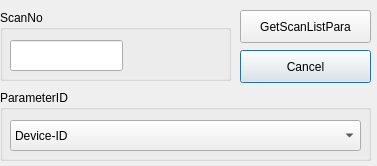
<ui version="4.0" >
 <class>GetScanListParaDlg</class>
 <widget class="QDialog" name="GetScanListParaDlg" >
  <property name="geometry" >
   <rect>
    <x>0</x>
    <y>0</y>
    <width>377</width>
    <height>166</height>
   </rect>
  </property>
  <property name="windowTitle" >
   <string>Dialog</string>
  </property>
  <widget class="QPushButton" name="cancelPushButton" >
   <property name="geometry" >
    <rect>
     <x>240</x>
     <y>50</y>
     <width>131</width>
     <height>33</height>
    </rect>
   </property>
   <property name="text" >
    <string>Cancel</string>
   </property>
  </widget>
  <widget class="QPushButton" name="getScanListParaPushButton" >
   <property name="geometry" >
    <rect>
     <x>240</x>
     <y>10</y>
     <width>131</width>
     <height>33</height>
    </rect>
   </property>
   <property name="text" >
    <string>GetScanListPara</string>
   </property>
  </widget>
  <widget class="QGroupBox" name="groupBox_2" >
   <property name="geometry" >
    <rect>
     <x>0</x>
     <y>90</y>
     <width>371</width>
     <height>71</height>
    </rect>
   </property>
   <property name="title" >
    <string>ParameterID</string>
   </property>
   <widget class="QComboBox" name="parameterIDComboBox" >
    <property name="geometry" >
     <rect>
      <x>10</x>
      <y>30</y>
      <width>351</width>
      <height>31</height>
     </rect>
    </property>
    <property name="currentIndex" >
     <number>0</number>
    </property>
    <item>
     <property name="text" >
      <string>Device-ID</string>
     </property>
    </item>
    <item>
     <property name="text" >
      <string>DeviceHnd</string>
     </property>
    </item>
    <item>
     <property name="text" >
      <string>FamilyName</string>
     </property>
    </item>
    <item>
     <property name="text" >
      <string>DeviceName</string>
     </property>
    </item>
    <item>
     <property name="text" >
      <string>Present</string>
     </property>
    </item>
   </widget>
  </widget>
  <widget class="QGroupBox" name="groupBox" >
   <property name="geometry" >
    <rect>
     <x>0</x>
     <y>10</y>
     <width>231</width>
     <height>71</height>
    </rect>
   </property>
   <property name="title" >
    <string>ScanNo</string>
   </property>
   <widget class="QLineEdit" name="scanlistIndexLineEdit" >
    <property name="geometry" >
     <rect>
      <x>10</x>
      <y>30</y>
      <width>113</width>
      <height>31</height>
     </rect>
    </property>
   </widget>
  </widget>
 </widget>
 <resources/>
 <connections>
  <connection>
   <sender>getScanListParaPushButton</sender>
   <signal>clicked()</signal>
   <receiver>GetScanListParaDlg</receiver>
   <slot>accept()</slot>
   <hints>
    <hint type="sourcelabel" >
     <x>334</x>
     <y>26</y>
    </hint>
    <hint type="destinationlabel" >
     <x>199</x>
     <y>149</y>
    </hint>
   </hints>
  </connection>
  <connection>
   <sender>cancelPushButton</sender>
   <signal>clicked()</signal>
   <receiver>GetScanListParaDlg</receiver>
   <slot>reject()</slot>
   <hints>
    <hint type="sourcelabel" >
     <x>334</x>
     <y>66</y>
    </hint>
    <hint type="destinationlabel" >
     <x>199</x>
     <y>149</y>
    </hint>
   </hints>
  </connection>
 </connections>
</ui>
